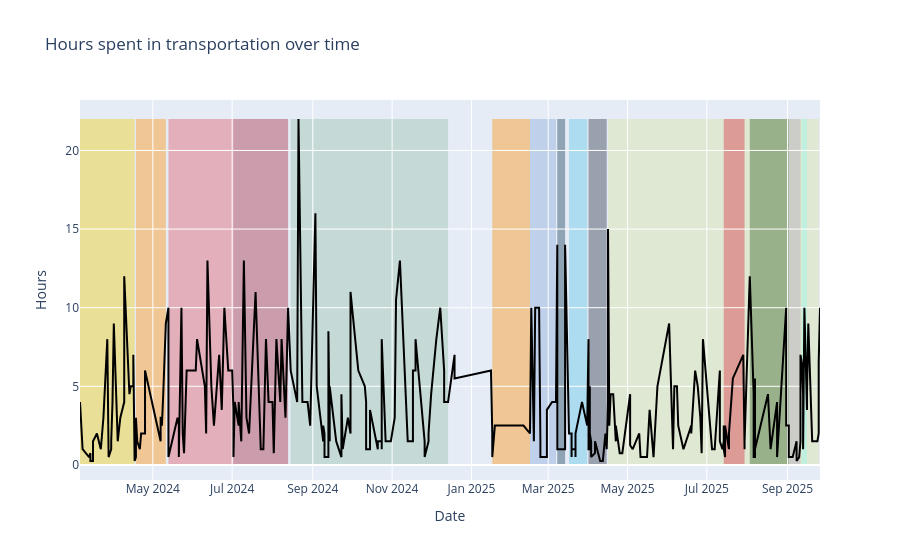

Notebook cell for this chart:
### Code cell
# need to group by because sometimes take different transport on one day
t_grp = transport.groupby(['country','date','approximate_time']).sum()

# creating the base line chart
fig = px.line(
    transport, 
    x='date', 
    y='approximate_time', 
    labels={
         'date': 'Date',
         'approximate_time': 'Hours'
    },
    title='Hours spent in transportation over time'
)

fig.update_traces(line_color='black')

y_max = transport.approximate_time.max()

# adding the different colours to represent different countries
for c in list(itertools.chain.from_iterable(regions.values())):
    clip = transport[transport.country == c]
    # having an issue with the boxes not matching up because there is a day between travels. need to get date from idx before
    # deal with this later

    # Ecuador case! two different parts of the trip
    if c == 'Ecuador':
        # first leg
        x_range = [clip[clip.region != 'Galapagos'].date.min(), clip[clip.region != 'Galapagos'].date.max()]
        add_rect(c, x_range, y_max)

        # second leg
        x_range = [clip[clip.region == 'Galapagos'].date.min(), clip[clip.region == 'Galapagos'].date.max()]
        add_rect(c, x_range, y_max)

    else: 
        x_range = [clip.date.min(), clip.date.max()]
        add_rect(c, x_range, y_max)

# fig.update_xaxes(tickformat="%B %Y")
fig.show()

### Figure 1 — Plotly figure (JSON) as saved in the notebook; plotly's stock layout.template omitted (floating-point values rounded to 4 significant figures; data arrays with more than 128 entries replaced by an {"elided": "..."} marker saying what was removed)
{"data": [{"hovertemplate": "Date=%{x}<br>Hours=%{y}<extra></extra>", "legendgroup": "", "line": {"color": "black", "dash": "solid"}, "marker": {"symbol": "circle"}, "mode": "lines", "name": "", "orientation": "v", "showlegend": false, "type": "scatter", "x": {"elided": "307 str values"}, "xaxis": "x", "y": {"elided": "307 float values"}, "yaxis": "y"}], "layout": {"legend": {"tracegroupgap": 0}, "shapes": [{"fillcolor": "#EFCA08", "layer": "below", "line": {"width": 0}, "opacity": 0.4, "type": "rect", "x0": "2024-03-06T00:00:00", "x1": "2024-04-17T00:00:00", "y0": 0, "y1": 22}, {"fillcolor": "#FF9000", "layer": "below", "line": {"width": 0}, "opacity": 0.4, "type": "rect", "x0": "2024-04-18T00:00:00", "x1": "2024-05-11T00:00:00", "y0": 0, "y1": 22}, {"fillcolor": "#FF9000", "layer": "below", "line": {"width": 0}, "opacity": 0.4, "type": "rect", "x0": "2025-01-17T00:00:00", "x1": "2025-02-15T00:00:00", "y0": 0, "y1": 22}, {"fillcolor": "#DB5461", "layer": "below", "line": {"width": 0}, "opacity": 0.4, "type": "rect", "x0": "2024-05-13T00:00:00", "x1": "2024-07-02T00:00:00", "y0": 0, "y1": 22}, {"fillcolor": "#A4243B", "layer": "below", "line": {"width": 0}, "opacity": 0.4, "type": "rect", "x0": "2024-07-02T00:00:00", "x1": "2024-08-13T00:00:00", "y0": 0, "y1": 22}, {"fillcolor": "#94BFA7", "layer": "below", "line": {"width": 0}, "opacity": 0.4, "type": "rect", "x0": "2024-08-15T00:00:00", "x1": "2024-12-14T00:00:00", "y0": 0, "y1": 22}, {"fillcolor": "#86A5D9", "layer": "below", "line": {"width": 0}, "opacity": 0.4, "type": "rect", "x0": "2025-02-15T00:00:00", "x1": "2025-03-07T00:00:00", "y0": 0, "y1": 22}, {"fillcolor": "#0B3954", "layer": "below", "line": {"width": 0}, "opacity": 0.4, "type": "rect", "x0": "2025-03-08T00:00:00", "x1": "2025-03-14T00:00:00", "y0": 0, "y1": 22}, {"fillcolor": "#57C4E5", "layer": "below", "line": {"width": 0}, "opacity": 0.4, "type": "rect", "x0": "2025-03-17T00:00:00", "x1": "2025-03-31T00:00:00", "y0": 0, "y1": 22}, {"fillcolor": "#273043", "layer": "below", "line": {"width": 0}, "opacity": 0.4, "type": "rect", "x0": "2025-04-01T00:00:00", "x1": "2025-04-15T00:00:00", "y0": 0, "y1": 22}, {"fillcolor": "#D4E09B", "layer": "below", "line": {"width": 0}, "opacity": 0.4, "type": "rect", "x0": "2025-04-16T00:00:00", "x1": "2025-09-25T00:00:00", "y0": 0, "y1": 22}, {"fillcolor": "#D72638", "layer": "below", "line": {"width": 0}, "opacity": 0.4, "type": "rect", "x0": "2025-07-14T00:00:00", "x1": "2025-07-30T00:00:00", "y0": 0, "y1": 22}, {"fillcolor": "#2D5C1E", "layer": "below", "line": {"width": 0}, "opacity": 0.4, "type": "rect", "x0": "2025-08-03T00:00:00", "x1": "2025-09-02T00:00:00", "y0": 0, "y1": 22}, {"fillcolor": "#AFA3B8", "layer": "below", "line": {"width": 0}, "opacity": 0.4, "type": "rect", "x0": "2025-09-02T00:00:00", "x1": "2025-09-11T00:00:00", "y0": 0, "y1": 22}, {"fillcolor": "#8EF9F3", "layer": "below", "line": {"width": 0}, "opacity": 0.4, "type": "rect", "x0": "2025-09-12T00:00:00", "x1": "2025-09-16T00:00:00", "y0": 0, "y1": 22}], "title": {"text": "Hours spent in transportation over time"}, "xaxis": {"anchor": "y", "domain": [0, 1], "title": {"text": "Date"}}, "yaxis": {"anchor": "x", "domain": [0, 1], "title": {"text": "Hours"}}}}
